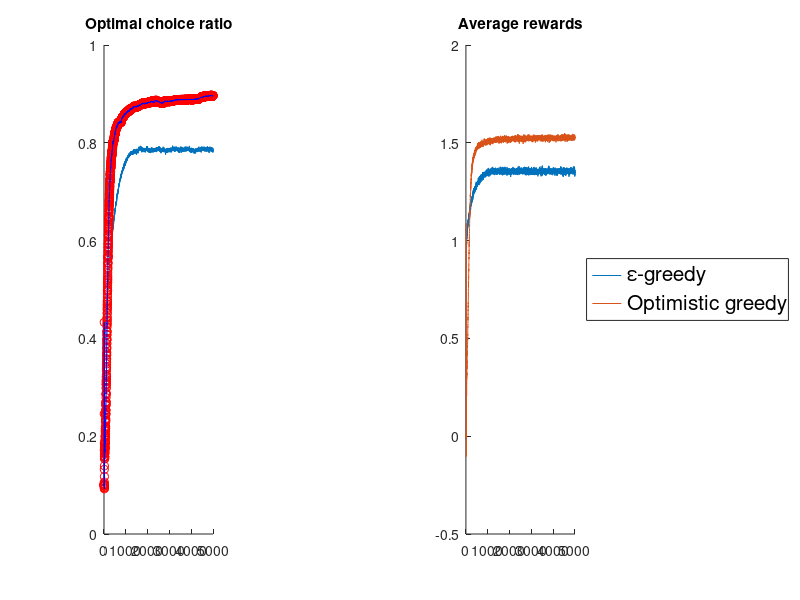

The MATLAB script that drew this image:
function plotComparison
  fig = figure;
  subplot(1,2,1)
  hold on
  title 'Optimal choice ratio'
  ylim([0 1])
  subplot(1,2,2)
  hold on
  title 'Average rewards'
  eps = dlmread('comparison_epsilon.txt');
  grd = dlmread('comparison_greedy.txt');
  subplot(1,2,1)
  hold on
  plot(eps(1, :))
  plot(grd(1, :), 'or')
  plot(grd(1, :), 'b')
  subplot(1,2,2)
  hold on
  plot(eps(2, :), ';\epsilon-greedy;')
  plot(grd(2, :), ';Optimistic greedy;')
  legend show
  legend('fontsize', 15, 'location', 'eastoutside')
endfunction
